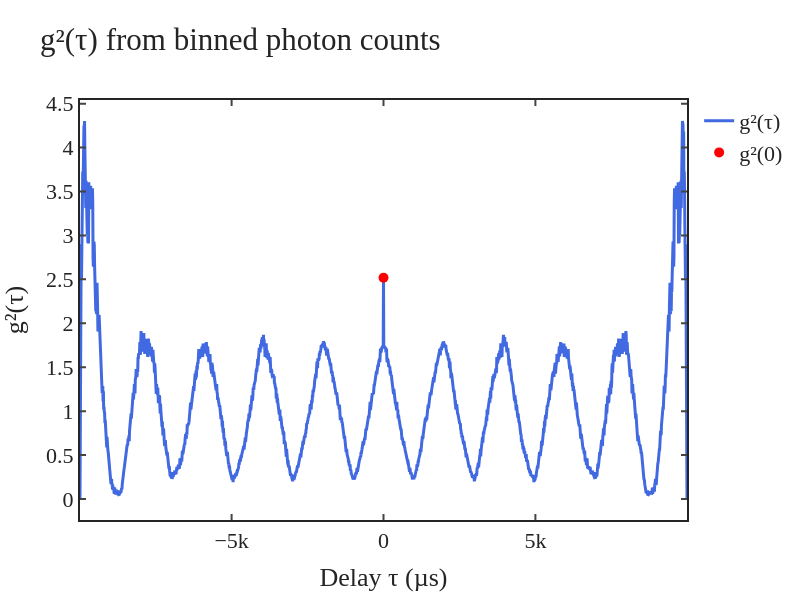

The cell this chart's notebook holds for it:
### Code cell
import numpy as np
import plotly.graph_objects as go

# --------------------------
# Load data: time and counts
# --------------------------
data = np.loadtxt(
    r"D:\Data\2025\August\21 Aug Tm UCP spectra dual beam Agniva\Bi UCP Red emission\g2 measurement\10us_1000bins.txt",
    skiprows=1
)
times_ps = data[:, 0]   # time in picoseconds
counts = data[:, 1]     # photon counts

# --------------------------
# Calculate bin width and total bins
# --------------------------
bin_width_ps = np.mean(np.diff(times_ps))  # ps
bin_width_us = bin_width_ps / 1e6          # convert to µs
N = len(counts)

print(f"Detected bin width: {bin_width_us:.3f} µs")
print(f"Total number of bins: {N}")

# --------------------------
# Compute full g²(τ) function
# --------------------------
def g2_full_autocorrelation(counts):
    mean_count = np.mean(counts)
    raw_corr = np.correlate(counts, counts, mode='full')  # length 2N-1
    g2 = raw_corr / (mean_count**2)

    # Overlap normalization for unbiased estimate
    lags = np.arange(-N + 1, N)
    norm = N - np.abs(lags)
    g2 /= norm

    return lags, g2

lags, g2 = g2_full_autocorrelation(counts)

# --------------------------
# Create τ axis in µs
# --------------------------
taus = lags * bin_width_us  # τ axis in microseconds

# --------------------------
# Compute and display g²(0), g²(∞), contrast
# --------------------------
zero_index = np.where(lags == 0)[0][0]
g2_0 = g2[zero_index]
g2_inf = np.mean(np.concatenate([g2[:50], g2[-50:]]))  # average far from center
contrast = g2_0 / g2_inf

print(f"g²(0) = {g2_0:.3f}")
print(f"g²(∞) ≈ {g2_inf:.3f}")
print(f"Contrast = g²(0) / g²(∞) ≈ {contrast:.3f}")

# --------------------------
# Plot using Plotly with custom template
# --------------------------
fig_template = go.layout.Template()
fig_template.layout = {
    'template': 'simple_white+presentation',
    'autosize': False,
    'width': 800,
    'height': 600,
    'xaxis': {
        'title': 'Delay τ (µs)',
        'ticks': 'inside',
        'mirror': 'ticks',
        'linewidth': 2.0,
        'tickwidth': 2.0,
        'ticklen': 6,
        'showline': True,
        'showgrid': False,
        'zerolinecolor': 'white',
    },
    'yaxis': {
        'title': 'g²(τ)',
        'ticks': 'inside',
        'mirror': 'ticks',
        'linewidth': 2.0,
        'tickwidth': 2.0,
        'ticklen': 6,
        'showline': True,
        'showgrid': False,
        'zerolinecolor': 'white'
    },
    'font': {
        'family': 'mathjax',
        'size': 22,
    }
}

fig = go.Figure(layout=fig_template.layout)

# g²(τ) trace
fig.add_trace(go.Scatter(
    x=taus, y=g2,
    mode='lines',
    name='g²(τ)',
    line=dict(color='royalblue', width=3)
))

# Marker at τ = 0
fig.add_trace(go.Scatter(
    x=[0],
    y=[g2_0],
    mode='markers',
    marker=dict(color='red', size=10, symbol='circle'),
    name='g²(0)'
))

# Update layout
fig.update_layout(title="g²(τ) from binned photon counts")
fig.show()

# --------------------------
# Save the plot as HTML
# --------------------------
import os

# Build filename with bin width and number of bins
filename = f"g2_plot_{bin_width_us:.3f}us_{N}bins.html"

# Define output folder (optional: you can change this)
output_folder = r"D:\Data\2025\August\21 Aug Tm UCP spectra dual beam Agniva\Bi UCP Red emission\g2 measurement"
output_path = os.path.join(output_folder, filename)

# Save figure
fig.write_html(output_path)
print(f"Plot saved to: {output_path}")

### Figure 1 — Plotly figure (JSON) as saved in the notebook; plotly's stock layout.template omitted (floating-point values rounded to 4 significant figures; data arrays with more than 128 entries replaced by an {"elided": "..."} marker saying what was removed)
{"data": [{"line": {"color": "royalblue", "width": 3}, "mode": "lines", "name": "g²(τ)", "type": "scatter", "x": {"elided": "1999 int values"}, "y": {"elided": "1999 float values"}}, {"marker": {"color": "red", "size": 10, "symbol": "circle"}, "mode": "markers", "name": "g²(0)", "type": "scatter", "x": [0], "y": [2.517]}], "layout": {"autosize": false, "font": {"family": "mathjax", "size": 22}, "height": 600, "title": {"text": "g²(τ) from binned photon counts"}, "width": 800, "xaxis": {"autorange": true, "linewidth": 2, "mirror": "ticks", "range": [-9990, 9990], "showgrid": false, "showline": true, "ticklen": 6, "ticks": "inside", "tickwidth": 2, "title": {"text": "Delay τ (µs)"}, "type": "linear", "zerolinecolor": "white"}, "yaxis": {"autorange": true, "linewidth": 2, "mirror": "ticks", "range": [-0.239, 4.541], "showgrid": false, "showline": true, "ticklen": 6, "ticks": "inside", "tickwidth": 2, "title": {"text": "g²(τ)"}, "type": "linear", "zerolinecolor": "white"}}}
